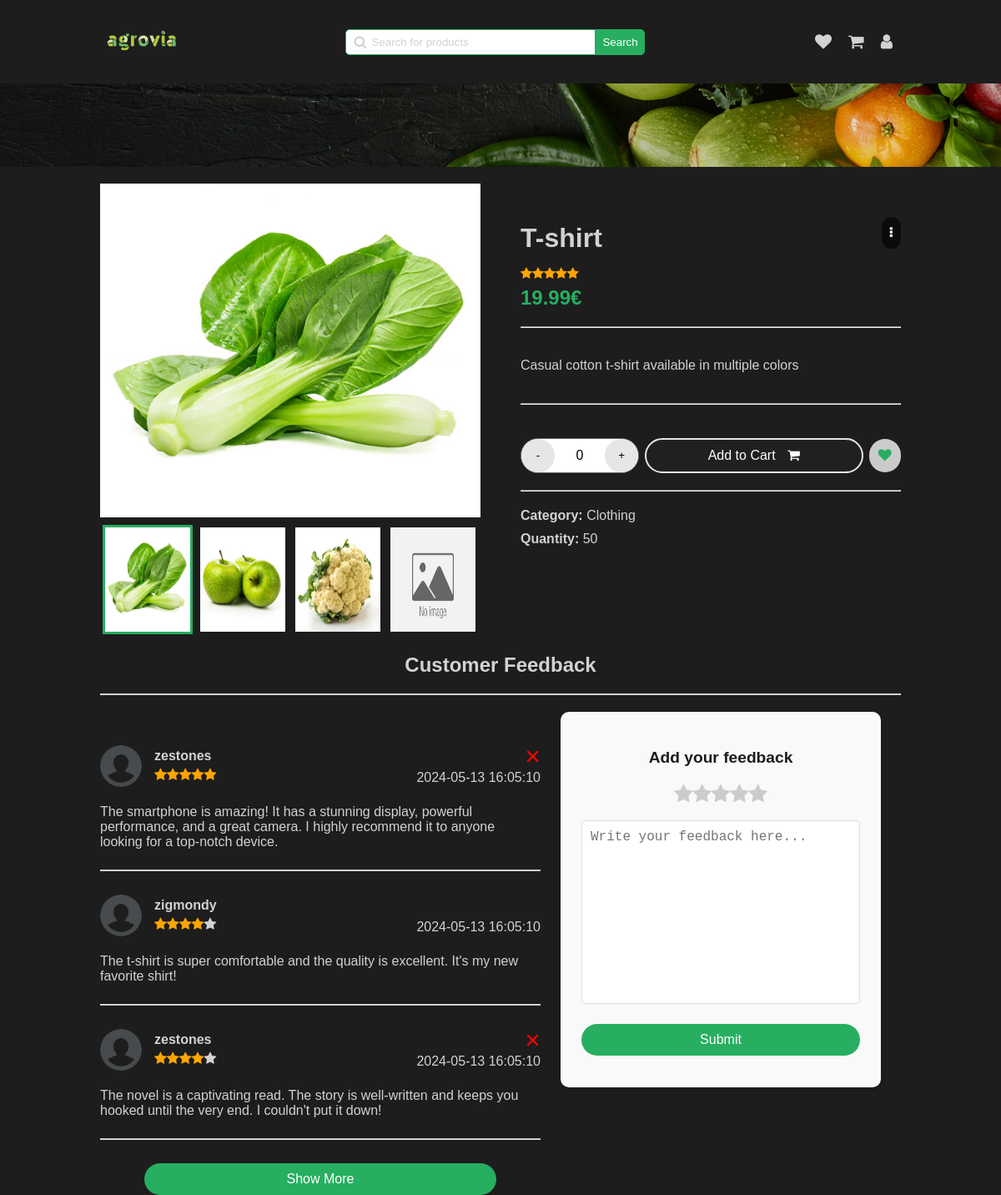
Screenshot of /pages/announce-view.php?id=2 (signed in) with the database file from the repository.
### tables this page shows
CREATE TABLE Announce (
  id INTEGER PRIMARY KEY,
  id_category INTEGER,
  image TEXT,
  title TEXT,
  description TEXT,
  price FLOAT,
  quantity INTEGER,
  rating INTEGER,
  out_of_stock BOOLEAN,
  FOREIGN KEY (id_category) REFERENCES Category(id)
);

CREATE TABLE Category (
  id INTEGER PRIMARY KEY,
  name TEXT
);

CREATE TABLE AnnounceComment (
  id INTEGER PRIMARY KEY,
  announce_id INTEGER,
  user_id INTEGER,
  comment TEXT,
  rating INTEGER,
  date TIMESTAMP DEFAULT CURRENT_TIMESTAMP,
  FOREIGN KEY (announce_id) REFERENCES Announce(id) ON DELETE CASCADE,
  FOREIGN KEY (user_id) REFERENCES User(id)
);

CREATE TABLE User (
  id INTEGER PRIMARY KEY,
  firstname TEXT,
  lastname TEXT,
  email TEXT,
  username TEXT,
  icon TEXT,
  phone_number TEXT,
  password TEXT,
  is_admin INTEGER
);

### php/user.php (called while the page is built, shortened)
<?php
require '../php/pdo.php';
function get_user_by_id($id_user)
{
    global $pdo;
    try {
        $query = "SELECT * FROM User WHERE id = :id_user";
        $stmt = $pdo->prepare($query);
        $stmt->bindParam(':id_user', $id_user);
        $stmt->execute();
        $user = $stmt->fetch(PDO::FETCH_ASSOC);
        return $user;
    } catch (PDOException $e) {
        echo $e->getMessage();
    }
}

### php/feedback.php (the view, shortened to what this page needs)
<?php
require "../php/pdo.php";
require "../php/user.php";
function get_feedback_by_announce_id($id_announce)
{
    global $pdo;
    $query = "SELECT * FROM AnnounceComment WHERE announce_id = :id_announce";
    $stmt = $pdo->prepare($query);
    $stmt->bindParam(':id_announce', $id_announce);
    $stmt->execute();
    $feedback = $stmt->fetchAll(PDO::FETCH_ASSOC);
    return $feedback;
}
function display_feedback($feedback)
{
    usort($feedback, function ($a, $b) {
        return strtotime($b['date']) - strtotime($a['date']);
    });
    foreach ($feedback as $comment) {
        $user = get_user_by_id($comment['user_id']);
        echo '<div class="feedback-item" id="feedback-' . $comment['id'] . '">';
        echo '<div class="user-infos">';
        echo '<img src="' . $user['icon'] . '" alt="' . $user['username'] . '">';
        echo '<div class="user-details">';
        echo '<div class="name">' . $user['username'] . '</div>';
        echo '<div class="rating">' . generate_star($comment['rating']) . '</div>';
        echo '</div>';
        echo '</div>';
        echo '<div class="message">';
        echo '<p>' . $comment['comment'] . '</p>';
        echo '</div>';
        if ($comment['user_id'] == $_SESSION['user_id']) {
            echo '<div class="delete-feedback" onclick="delete_feedback(' . $comment['id'] . ')">&times;</div>';
        }
        echo '<div class="date">';
        echo '<span>' . $comment['date'] . '</span>';
        echo '</div>';
        echo '<hr>';
        echo '</div>';
    }
}

### pages/announce-view.php (shortened to what this page needs)
<!DOCTYPE html>
<html lang="en">
<head>
    <link rel="stylesheet" href="../../styles/announce.css" onload="load_theme()">
    <link rel="stylesheet" href="../../styles/main-header.css">
    <link rel="stylesheet" href="../styles/confirm-modal.css">
    <link rel="stylesheet" href="../styles/alert.css">
    <link rel="stylesheet" href="https://cdnjs.cloudflare.com/ajax/libs/font-awesome/4.7.0/css/font-awesome.min.css">
</head>
<body>
    <header>
        <a href="../pages/home.php"><img src="../../assets/logo/agrovia-green.png" alt="logo"></a>
        <div class="search-bar">
            <span>
                <i class="fa fa-search"></i>
                <input type="text" name="search" id="search" placeholder="Search for products"
                    onkeydown="if(event.keyCode === 13) search()">
            </span>
            <button onclick="search()">Search</button>
        </div>
        <div class="user">
            <a href="../../pages/wishlist.php">
                <i class="fa fa-heart"></i>
            </a>
            <a href="../../pages/shopping-cart.php">
                <i class="fa fa-shopping-cart"></i>
            </a>
            <a href="../pages/dashboard.php">
                <i class="fa fa-user"></i>
            </a>
        </div>
    </header>
    <div class="separator-background"></div>
    <div class="main-container">
        <?php
        require "../php/announce.php";
        $announce = get_announce_by_id($_GET['id']);
        $category = get_announce_category($_GET['id']);
        $is_in_wishlist = is_announce_in_wish_list($_GET['id']);
        $is_in_cart = is_announce_in_cart($_GET['id']);
        ?>
        <section class="gallery">
            <?php
            display_gallery($_GET['id']);
            ?>
        </section>
        <section class="quick-view" id="my-announce-quick-view">
            <div class="main-infos">
                <div class="top-infos">
                    <h1 class="title"><?php echo $announce['title'] ?></h1>
                    <div class="more-button" onclick="toggleAdminActions()">
                        <i class="fa fa-ellipsis-v"></i>
                    </div>
                </div>
                <div class="rating"><?php echo generate_star($announce['rating']) ?></div>
                <div class="price"><?php echo $announce['price'] ?>€</div>
            </div>
            <hr>
            <div class="description">
                <p><?php echo $announce['description'] ?></p>
            </div>
            <hr>
            <div class="actions">
                <div class="manage-quantity">
                    <button class="increment" onclick="decrement_quantity()">-</button>
                    <span id="count">0</span>
                    <button class="decrement"
                        onclick="increment_quantity(<?php echo $announce['quantity'] ?>)">+</button>
                </div>
                <button class="cart" id="button-cart-id" style="<?php if ($is_in_cart)
                    echo "background-color: rgba(45, 45, 45, 0.20); border: 2px solid var(--light-stroke); " ?>"
                        onclick="add_cart_item_by_id(<?php echo $_GET['id'] ?>)">
                    Add to Cart
                    <i class="fa fa-shopping-cart"></i>
                </button>
                <button class="wish" onclick="add_wishlist_item(<?php echo $_GET['id'] ?>)">
                    <i class="fa fa-heart" id="<?php echo $_GET['id'] ?>-wish-icon" style="<?php if ($is_in_wishlist)
                           echo "color: var(--secondary);" ?>">
                        </i>
                    </button>
                </div>
                <hr>
                <div class="category">
                    <span>
                        <strong>Category:</strong>
                    <?php echo "<span>" . $category['name'] . "</span>" ?>
                </span>
                <span>
                    <strong>Quantity:</strong>
                    <?php echo "<span class='quantity'>" . $announce['quantity'] . "</span>" ?>
                </span>
            </div>
        </section>
    </div>
    <h2 class="title-feedback">Customer Feedback</h2>
    <hr class="feedback-separator">
    <div class="customer-feedback">
        <section class="feedback-section">
            <?php
            require "../php/feedback.php";
            $feedback = get_feedback_by_announce_id($_GET['id']);
            display_feedback($feedback);
            ?>
        </section>
        <section class="add-feedback">
            <h3>Add your feedback</h3>
            <div class="rating-stars">
                <i class='fa fa-star'></i>
                <i class='fa fa-star'></i>
                <i class='fa fa-star'></i>
                <i class='fa fa-star'></i>
                <i class='fa fa-star'></i>
            </div>
            <textarea name="feedback" id="feedback" cols="30" rows="10"
                placeholder="Write your feedback here..."></textarea>
            <button onclick="submit_feedback()">Submit</button>
        </section>
    </div>
</body>
</html>

### php/announce.php (shortened to what this page needs)
<?php
require '../php/pdo.php';
function generate_star($rating)
{
    $stars = "";
    for ($i = 0; $i < 5; $i++) {
        if ($i < $rating) {
            $stars .= "<i class='fa fa-star checked'></i>";
        } else {
            $stars .= "<i class='fa fa-star'></i>";
        }
    }
    return $stars;
}
function get_announce_by_id($id)
{
    global $pdo;
    $query = "SELECT * FROM Announce WHERE id = :id";
    $stmt = $pdo->prepare($query);
    $stmt->bindParam(':id', $id);
    $stmt->execute();
    $announce = $stmt->fetch(PDO::FETCH_ASSOC);
    return $announce;
}
function get_announce_category($id_announce)
{
    global $pdo;
    $query = 'SELECT * FROM Category WHERE id IN (SELECT id_category FROM Announce WHERE id = :id_announce)';
    $stmt = $pdo->prepare($query);
    $stmt->bindParam(':id_announce', $id_announce);
    $stmt->execute();
    $category = $stmt->fetch(PDO::FETCH_ASSOC);
    return $category;
}
function get_announce_images_by_id($id)
{
    global $pdo;
    $stmt = $pdo->prepare("SELECT image FROM AnnounceImage WHERE announce_id = ?");
    $stmt->bindParam(1, $id);
    $stmt->execute();
    $result = $stmt->fetchAll(PDO::FETCH_ASSOC);
    $images = array_column($result, 'image');
    return $images;
}
function is_announce_in_cart($id)
{
    global $pdo;
    $query = "SELECT * FROM UserSaved
              WHERE user_id = :user_id
              AND announce_id = :announce_id
              AND is_in_cart = 1
             ";
    $stmt = $pdo->prepare($query);
    $stmt->bindParam(':user_id', $_SESSION['user_id']);
    $stmt->bindParam(':announce_id', $id);
    $stmt->execute();
    $result = $stmt->fetch(PDO::FETCH_ASSOC);
    return $result !== false;
}
function is_announce_in_wish_list($annouce_id)
{
    global $pdo;
    $query = "SELECT * FROM UserSaved
              WHERE user_id = :user_id
              AND announce_id = :announce_id
              AND is_in_favourite = 1
             ";
    $stmt = $pdo->prepare($query);
    $stmt->bindParam(':user_id', $_SESSION['user_id']);
    $stmt->bindParam(':announce_id', $annouce_id);
    $stmt->execute();
    $result = $stmt->fetch(PDO::FETCH_ASSOC);
    return $result !== false;
}
function display_gallery($announce_id)
{
    $images = get_announce_images_by_id($announce_id);
    for ($i = 0; $i < 4; $i++) {
        $image_path = $images[$i];
        echo '<div class="gallery-item">';
        if ($image_path == '') {
            $image_path = "../public/no-image-available.jpg";
        }
        echo '<img class="gallery-img" src="' . $image_path . '" alt="" />';
        echo '<label for="img-' . ($i + 1) . '" class="gallery-thumb"><img src="' . $image_path . '" alt="" /></label>';
        echo '</div>';
    }
}
?>

### styles/main-header.css (style rules this page uses)
header { display: flex; justify-content: space-between; align-items: center; }
header a img { width: 100px; }
header .search-bar { display: flex; align-items: center; }
header .search-bar span { display: flex; align-items: center; position: relative; }
header .search-bar span i { position: absolute; left: 10px; color: var(--text); }
header .search-bar span input { padding: 7px; border: 1px solid var(--secondary); border-radius: 5px 0 0 5px; padding-left: 30px; min-width: 300px; }
header .search-bar span input::placeholder { color: var(--text); position: absolute; left: 30px; }
header .search-bar button { padding: 7px; border-radius: 0 5px 5px 0; background-color: var(--secondary); color: var(--white); border: 1px solid var(--secondary); cursor: pointer; }
header .user { display: flex; align-items: center; }
header .user a { text-decoration: none; padding: 10px; }
header .user a i { font-size: 20px; color: var(--text); }
.separator-background { background-image: url("../../assets/backgrounds/separator-background.png"); background-size: cover; background-position: center; background-repeat: no-repeat; width: 100%; height: 100px; position: absolute; left: 0; }

### styles/global.css (style rules this page uses)
* { box-sizing: border-box; }
body, body.dark-theme, body.light-theme { font-family: "Overpass", sans-serif; -webkit-font-smoothing: antialiased; -moz-osx-font-smoothing: grayscale; background-color: var(--primary); color: var(--text); width: 80%; max-width: 1200px; margin: 0 auto; transition: background-color 0.3s ease, transform 0.5s cubic-bezier(0.68, -0.55, 0.27, 1.55); }
body { --primary: rgba(29, 29, 29, 1); --secondary: rgba(39, 174, 96, 1); --tertiary: rgba(146, 227, 169, 1); --text: rgba(210, 210, 210, 1); --hover-color: rgba(62, 62, 62, 1); --white: rgba(255, 255, 255, 1); --dark: rgba(29, 29, 29, 1); --gray: rgba(102, 102, 102, 1); --error: rgba(255, 0, 0, 1); --light-hover-green: rgba(237, 242, 238, 1); --light-stroke: rgba(230, 230, 230, 1); }

### rows the page displays
announce: title "T-shirt", rating 5 (drawn), price "19.99", description "Casual cotton t-shirt available in multiple colors", quantity "50"
category: name "Clothing"
announcecomment: user.icon (placeholder picture), user.username "zestones", rating 5 (drawn), comment "The smartphone is amazing! It has a stunning display, powerful performance, and a great camera. I highly recommend it to anyone looking for a top-notch device.", date "2024-05-13 16:05:10"
announcecomment: user.icon (placeholder picture), user.username "zigmondy", rating 4 (drawn), comment "The t-shirt is super comfortable and the quality is excellent. It's my new favorite shirt!", date "2024-05-13 16:05:10"
announcecomment: user.icon (placeholder picture), user.username "zestones", rating 4 (drawn), comment "The novel is a captivating read. The story is well-written and keeps you hooked until the very end. I couldn't put it down!", date "2024-05-13 16:05:10"
